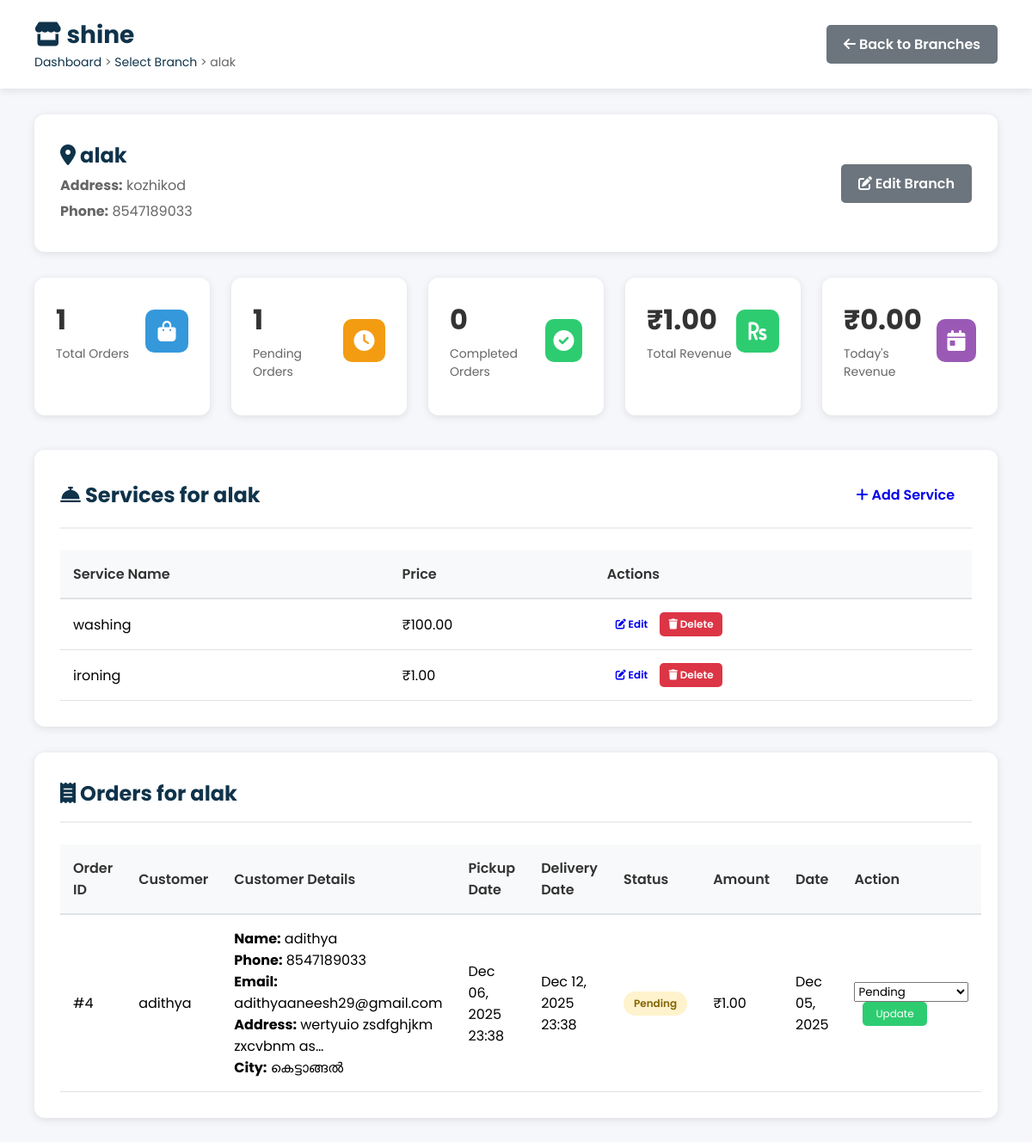
The page /shop/branch/1/orders/ (signed in) on the database as committed earlier.
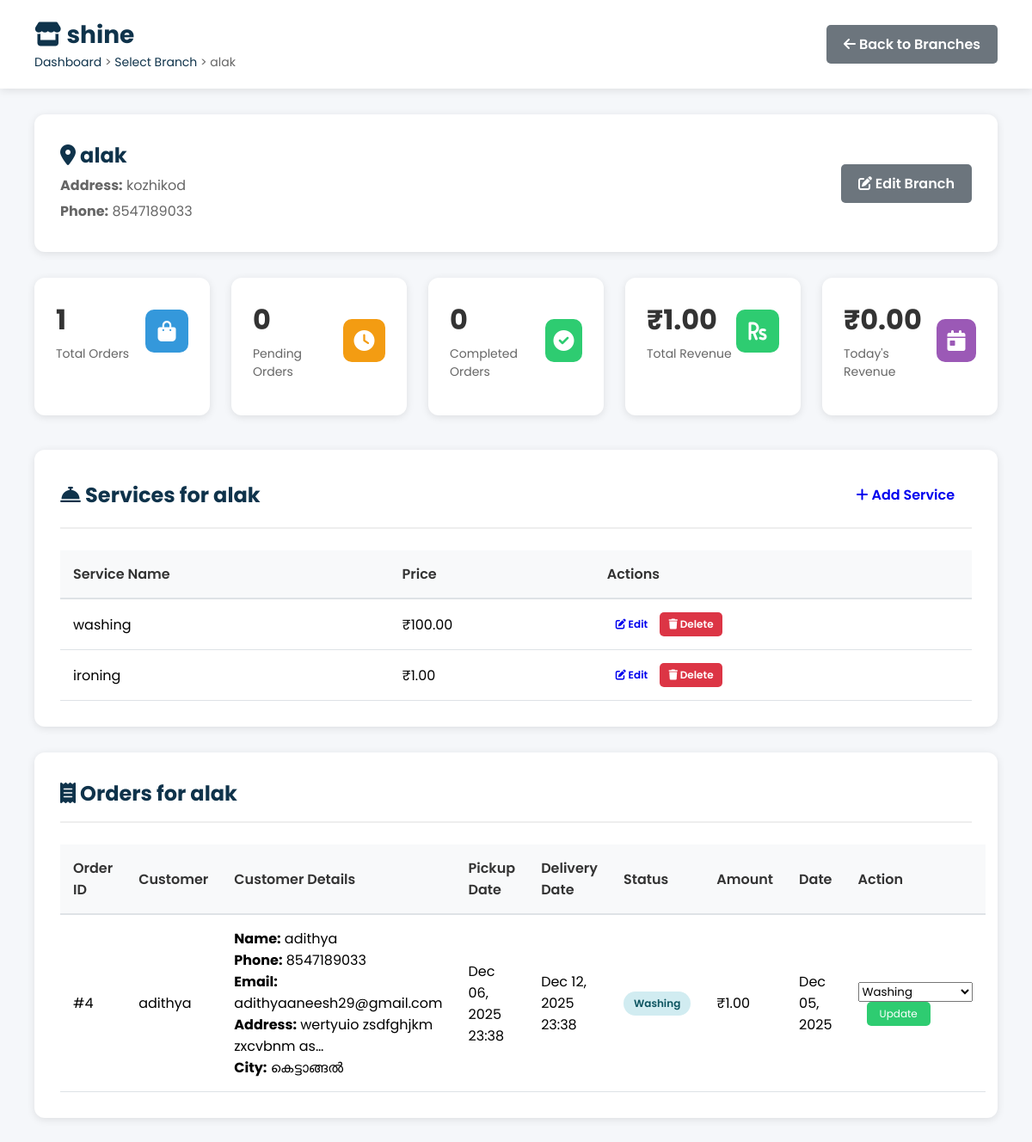
The same page on the database as committed later.
### shop/models.py (models this page shows, shortened)
class Order(models.Model):
    STATUS_CHOICES = [
        ('Pending', 'Pending'),
        ('Washing', 'Washing'),
        ('Drying', 'Drying'),
        ('Ironing', 'Ironing'),
        ('Ready', 'Ready for Pickup'),
        ('Completed', 'Completed'),
    ]
    PAYMENT_CHOICES = [
        ('Pending', 'Pending'),
        ('Completed', 'Completed'),
    ]
    user = models.ForeignKey(User, on_delete=models.CASCADE)
    shop = models.ForeignKey(LaundryShop, on_delete=models.CASCADE)
    branch = models.ForeignKey(Branch, on_delete=models.CASCADE, blank=True, null=True)
    amount = models.DecimalField(max_digits=10, decimal_places=2)
    cloth_status = models.CharField(max_length=20, choices=STATUS_CHOICES, default='Pending')
    payment_status = models.CharField(max_length=20, choices=PAYMENT_CHOICES, default='Pending')
    pickup_date = models.DateTimeField(blank=True, null=True)
    delivery_date = models.DateTimeField(blank=True, null=True)
    delivery_name = models.CharField(max_length=100, blank=True)
    delivery_address = models.TextField(blank=True)
    delivery_phone = models.CharField(max_length=15, blank=True)
    special_instructions = models.TextField(blank=True)
    created_at = models.DateTimeField(default=timezone.now)

class Profile(models.Model):
    user = models.OneToOneField(User, on_delete=models.CASCADE)
    full_name = models.CharField(max_length=100, blank=True)
    phone = models.CharField(max_length=15, blank=True)
    profile_image = CloudinaryField('image', blank=True, null=True)
    city = models.CharField(max_length=100, blank=True)
    latitude = models.FloatField(blank=True, null=True)
    longitude = models.FloatField(blank=True, null=True)
    email_verified = models.BooleanField(default=False)
    notifications_enabled = models.BooleanField(default=True)

### shop/views.py (the view)
# urls.py: path("shop/branch/<int:branch_id>/orders/", views.branch_orders, name="branch_orders"),
@shop_login_required
def branch_orders(request, branch_id):
    shop_id = request.session.get('shop_id')
    shop = get_object_or_404(LaundryShop, id=shop_id)
    branch = get_object_or_404(Branch, id=branch_id, shop=shop)
    branch_orders = Order.objects.filter(branch=branch).order_by('-created_at')
    total_orders = branch_orders.count()
    pending_orders = branch_orders.filter(cloth_status="Pending").count()
    washing_orders = branch_orders.filter(cloth_status="Washing").count()
    drying_orders = branch_orders.filter(cloth_status="Drying").count()
    ironing_orders = branch_orders.filter(cloth_status="Ironing").count()
    ready_orders = branch_orders.filter(cloth_status="Ready").count()
    completed_orders = branch_orders.filter(cloth_status="Completed").count()
    total_revenue = branch_orders.aggregate(total=Sum('amount'))['total'] or 0
    today_revenue = branch_orders.filter(
        created_at__date=datetime.now().date()
    ).aggregate(total=Sum('amount'))['total'] or 0
    recent_orders = branch_orders.select_related('user')[:20]  # Show more orders on branch page
    context = {
        'shop': shop,
        'branch': branch,
        'total_orders': total_orders,
        'pending_orders': pending_orders,
        'washing_orders': washing_orders,
        'drying_orders': drying_orders,
        'ironing_orders': ironing_orders,
        'ready_orders': ready_orders,
        'completed_orders': completed_orders,
        'total_revenue': total_revenue,
        'today_revenue': today_revenue,
        'recent_orders': recent_orders,
    }
    return render(request, 'branch_orders.html', context)

### shop/views.py (called while the page is built)
def is_shop_logged_in(request):
    return 'shop_id' in request.session

def shop_login_required(view_func):
    from functools import wraps
    @wraps(view_func)
    def wrapper(request, *args, **kwargs):
        if not is_shop_logged_in(request):
            messages.error(request, "Please login to access this page")
            return redirect("shop_login")
        return view_func(request, *args, **kwargs)
    return wrapper

### shop/templates/branch_orders.html (shortened to what the changed rows need)
{% load static %}
<!DOCTYPE html>
<html lang="en">
<head>
    <link rel="stylesheet" href="https://cdnjs.cloudflare.com/ajax/libs/font-awesome/6.0.0-beta3/css/all.min.css">
</head>
<body>
    <div class="header">
        <div>
            <h1><i class="fas fa-store"></i> {{ shop.name }}</h1>
        </div>
    </div>
    <div class="container">
        <div class="branch-info">
            <div class="branch-details">
                <h2><i class="fas fa-map-marker-alt"></i> {{ branch.name }}</h2>
            </div>
        </div>
        <div class="stats-grid">
            <div class="stat-card">
                <div class="stat-card-header">
                    <div>
                        <div class="stat-card-value">{{ pending_orders }}</div>
                        <div class="stat-card-label">Pending Orders</div>
                    </div>
                </div>
            </div>
        </div>
        <div class="dashboard-section">
            <div class="section-header">
                <h2><i class="fas fa-concierge-bell"></i> Services for {{ branch.name }}</h2>
            </div>
            {% if branch.services.all %}
            <table class="data-table">
                <thead>
                    <tr>
                        <th>Service Name</th>
                        <th>Price</th>
                        <th>Actions</th>
                    </tr>
                </thead>
            </table>
            {% endif %}
        </div>
        <div class="dashboard-section">
            <div class="section-header">
                <h2><i class="fas fa-receipt"></i> Orders for {{ branch.name }}</h2>
            </div>
            {% if recent_orders %}
            <table class="data-table">
                <thead>
                    <tr>
                        <th>Order ID</th>
                        <th>Customer</th>
                        <th>Customer Details</th>
                        <th>Pickup Date</th>
                        <th>Delivery Date</th>
                        <th>Status</th>
                        <th>Amount</th>
                        <th>Date</th>
                        <th>Action</th>
                    </tr>
                </thead>
                <tbody>
                    {% for order in recent_orders %}
                    <tr>
                        <td>#{{ order.id }}</td>
                        <td>{{ order.user.username }}</td>
                        <td>
                            <strong>Name:</strong> {{ order.delivery_name|default:"Not provided" }}<br>
                            <strong>Phone:</strong> {{ order.delivery_phone|default:"Not provided" }}<br>
                            <strong>Email:</strong> {{ order.user.email }}<br>
                            <strong>Address:</strong> {{ order.delivery_address|default:"Not provided"|truncatechars:30 }}<br>
                            <strong>City:</strong> {{ order.user.profile.city|default:"Not provided" }}
                        </td>
                        <td>{{ order.pickup_date|date:"M d, Y H:i" }}</td>
                        <td>{{ order.delivery_date|date:"M d, Y H:i" }}</td>
                        <td>
                            <span class="status-badge status-{{ order.cloth_status|lower }}">{{ order.cloth_status }}</span>
                        </td>
                        <td>₹{{ order.amount|floatformat:2 }}</td>
                        <td>{{ order.created_at|date:"M d, Y" }}</td>
                        <td>
                            <select class="status-select" id="status-{{ order.id }}">
                                <option value="Pending" {% if order.cloth_status == "Pending" %}selected{% endif %}>Pending</option>
                                <option value="Washing" {% if order.cloth_status == "Washing" %}selected{% endif %}>Washing</option>
                            </select>
                            <button class="update-btn" onclick="updateOrderStatus({{ order.id }})">
                                Update
                            </button>
                        </td>
                    </tr>
                    {% endfor %}
                </tbody>
            </table>
            {% else %}
            <div class="empty-state">
                <i class="fas fa-inbox"></i>
                <p>No orders found for this branch</p>
            </div>
            {% endif %}
        </div>
    </div>
</body>
</html>

Rows that differ between the two databases and show on the page:
changed Order "adithya": cloth_status "Pending" → "Washing"; cloth_status+id "Pending" → "Washing"
Other text that changed with them:
{{ pending_orders }}: "1" → "0"
